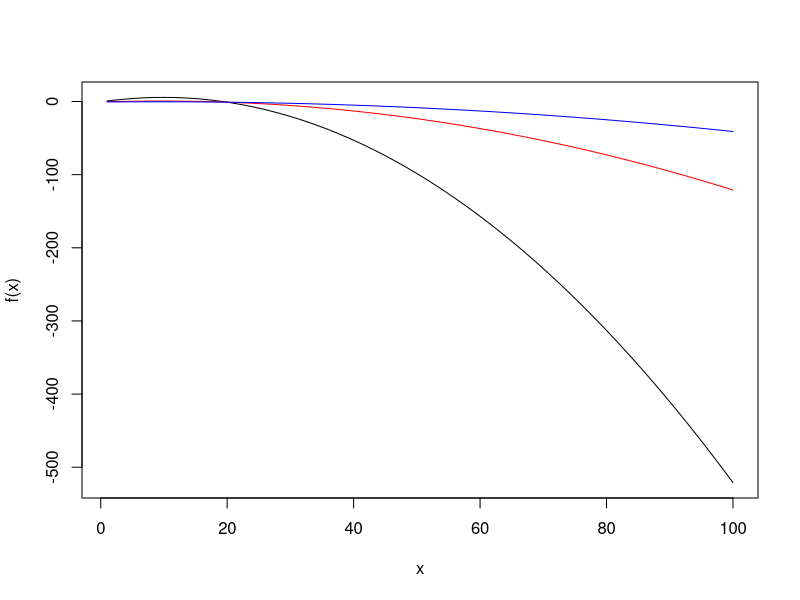

The R source for this figure:
library(deSolve)
library(scatterplot3d)

x =  seq(1,100,1)
k = 20

f1 <- 1.3 * x * (1-(x/k)) - (x/(1+x))
f2 <- 0.3 * x * (1-(x/k)) - (x/(1+x))
f3 <- 0.1 * x * (1-(x/k)) - (x/(1+x))

plot(x,f1, type = "l", xlab = "x", ylab = "f(x)")
lines (x, f2, col = "red")
lines (x, f3, col = "blue")
